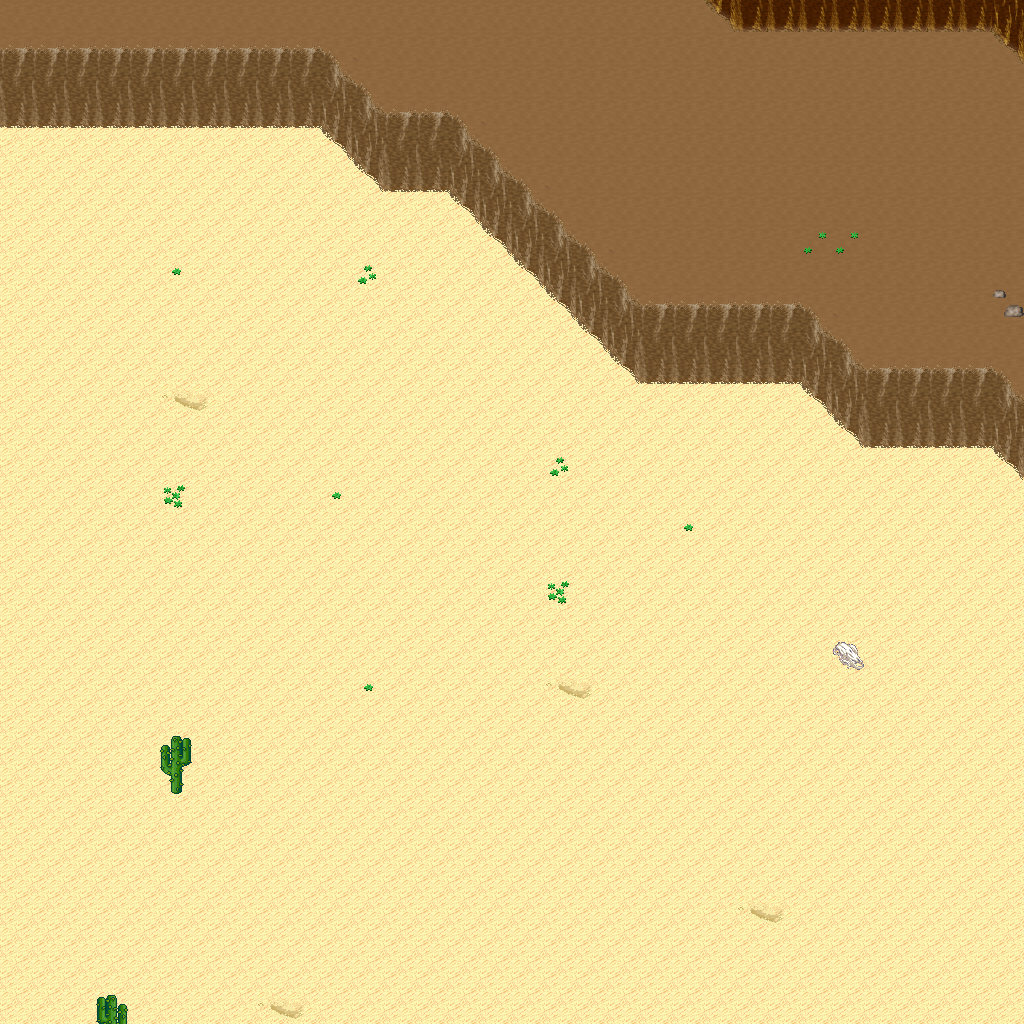

A 2D game scene composited from a Tiled map and its tileset images. What follows is a short description and the map's XML, with each tile layer's data collapsed to a summary:
An orthogonal 32x32 tile map with 32x32 px tiles, 5 tile layers (Ground, Objects, Objects2, Above, ...), 1 hidden layer not drawn, 11 tilesets.

<map version="1.10" tiledversion="1.11.0" orientation="orthogonal" renderorder="right-down" width="32" height="32" tilewidth="32" tileheight="32" infinite="0" nextlayerid="11" nextobjectid="1">
 <tileset firstgid="1" name="logic_collision" tilewidth="32" tileheight="32" tilecount="1" columns="1">
  <image source="../drawable/logic_collision.png" width="32" height="32" />
 </tileset>
 <tileset firstgid="2" name="ground_ground" tilewidth="32" tileheight="32" tilecount="33" columns="3">
  <image source="../drawable/ground_ground.png" width="96" height="352" />
 </tileset>
 <tileset firstgid="35" name="ground_ridge_earth_pale" tilewidth="32" tileheight="32" tilecount="96" columns="12">
  <image source="../drawable/ground_ridge_earth_pale.png" width="384" height="256" />
 </tileset>
 <tileset firstgid="131" name="ground_ridge_earth_dark" tilewidth="32" tileheight="32" tilecount="96" columns="12">
  <image source="../drawable/ground_ridge_earth_dark.png" width="384" height="256" />
 </tileset>
 <tileset firstgid="227" name="terrain_desert" tilewidth="32" tileheight="32" tilecount="88" columns="8">
  <image source="../drawable/terrain_desert.png" width="256" height="352" />
 </tileset>
 <tileset firstgid="315" name="ground_sand_2" tilewidth="32" tileheight="32" tilecount="15" columns="5">
  <image source="../drawable/ground_sand_2.png" width="160" height="96" />
 </tileset>
 <tileset firstgid="330" name="plant_cactus_2" tilewidth="32" tileheight="32" tilecount="10" columns="5">
  <image source="../drawable/plant_cactus_2.png" width="160" height="64" />
 </tileset>
 <tileset firstgid="340" name="plant_cactus" tilewidth="32" tileheight="32" tilecount="2" columns="1">
  <image source="../drawable/plant_cactus.png" width="32" height="64" />
 </tileset>
 <tileset firstgid="342" name="plant_tree_evergreen" tilewidth="32" tileheight="32" tilecount="36" columns="3">
  <image source="../drawable/plant_tree_evergreen.png" width="96" height="384" />
 </tileset>
 <tileset firstgid="378" name="ground_rock_pebbles" tilewidth="32" tileheight="32" tilecount="3" columns="1">
  <image source="../drawable/ground_rock_pebbles.png" width="32" height="96" />
 </tileset>
 <tileset firstgid="381" name="plant_star_shaped_plants" tilewidth="32" tileheight="32" tilecount="6" columns="2">
  <image source="../drawable/plant_star_shaped_plants.png" width="64" height="96" />
 </tileset>
 <layer id="1" name="Ground" width="32" height="32">
  <data>[1024 cells, 1024 non-empty, 5 distinct tile ids]</data>
 </layer>
 <layer id="2" name="Objects" width="32" height="32">
  <data>[1024 cells, 135 non-empty, 17 distinct tile ids]</data>
 </layer>
 <layer id="3" name="Objects2" width="32" height="32">
  <data>[1024 cells, 0 non-empty, 0 distinct tile ids]</data>
 </layer>
 <layer id="4" name="Above" width="32" height="32">
  <data>[1024 cells, 2 non-empty, 2 distinct tile ids]</data>
 </layer>
 <layer id="5" name="Above2" width="32" height="32">
  <data>[1024 cells, 0 non-empty, 0 distinct tile ids]</data>
 </layer>
 <layer id="6" name="Walkable" width="32" height="32" visible="0">
  <data>[1024 cells, 75 non-empty, 1 distinct tile ids]</data>
 </layer>
 <objectgroup id="7" name="Mapevents" />
 <objectgroup id="8" name="Spawn" />
 <objectgroup id="9" name="Keys" />
 <objectgroup id="10" name="Replace" />
</map>
